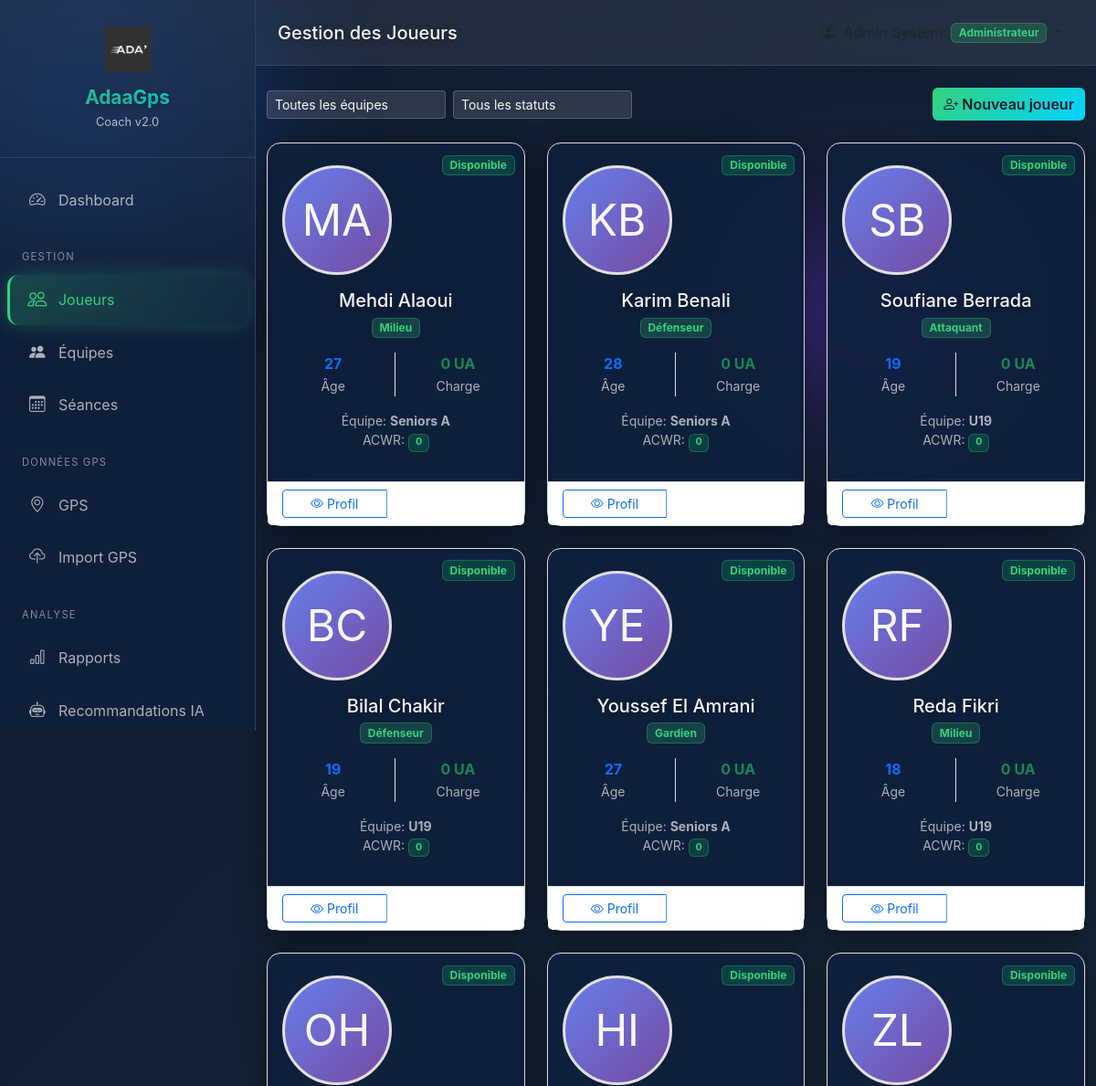
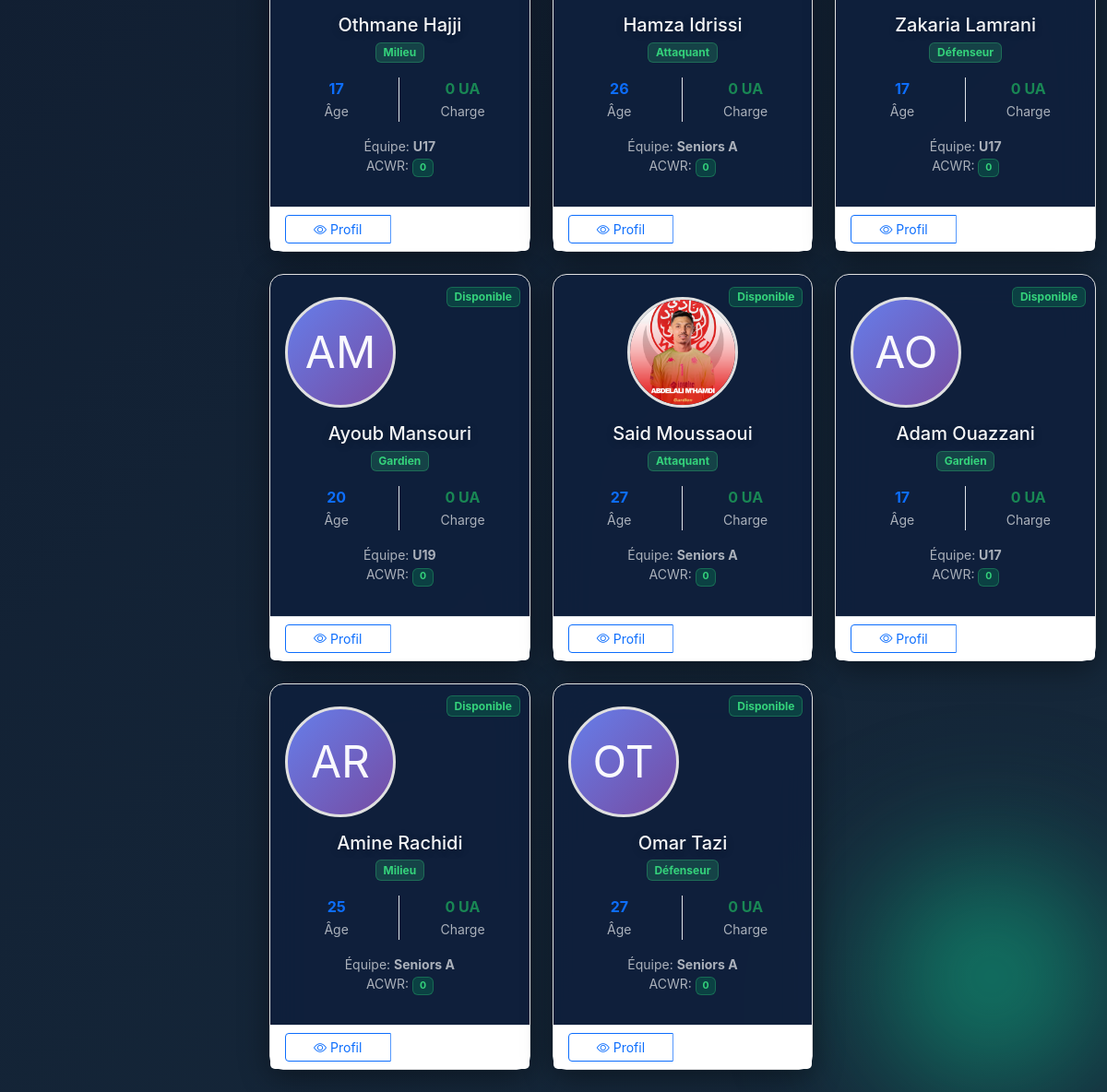
The page /players/ (signed in) on the database its author committed (2 pictures, top to bottom).
### app/models.py (models this page shows, shortened)
class User(db.Model):
    __tablename__ = 'user'
    id = db.Column(db.Integer, primary_key=True)
    email = db.Column(db.String(120), unique=True, nullable=False)
    password_hash = db.Column(db.String(256), nullable=True)  # Nullable pour joueurs
    first_name = db.Column(db.String(50), nullable=False)
    last_name = db.Column(db.String(50), nullable=False)
    role = db.Column(db.String(30), nullable=False, default='coach')
    phone = db.Column(db.String(20))
    is_active = db.Column(db.Boolean, default=True)
    player_id = db.Column(db.Integer, db.ForeignKey('player.id'), nullable=True)
    created_at = db.Column(db.DateTime, default=datetime.utcnow)
    last_login = db.Column(db.DateTime)
    player = db.relationship('Player', backref='user_account', foreign_keys=[player_id])
    @property
    def is_authenticated(self):
        return True
    ROLES = {
        'admin': 'Administrateur',
        'coach': 'Entraîneur Principal',
        'assistant': 'Entraîneur Adjoint',
        'preparateur': 'Préparateur Physique',
        'medical': 'Staff Médical',
        'analyst': 'Analyste',
        'player': 'Joueur',
        'dirigeant': 'Dirigeant'
    }
    @property
    def full_name(self):
        return f"{self.first_name} {self.last_name}"
    @property
    def role_display(self):
        return self.ROLES.get(self.role, self.role)

class Player(db.Model):
    __tablename__ = 'player'
    id = db.Column(db.Integer, primary_key=True)
    first_name = db.Column(db.String(50), nullable=False)
    last_name = db.Column(db.String(50), nullable=False)
    date_of_birth = db.Column(db.Date, nullable=False)
    position = db.Column(db.String(30), nullable=False)
    jersey_number = db.Column(db.Integer)
    dominant_foot = db.Column(db.String(10))  # Droit, Gauche, Ambidextre
    height = db.Column(db.Float)  # en cm
    weight = db.Column(db.Float)  # en kg
    status = db.Column(db.String(30), default='Disponible')
    team_id = db.Column(db.Integer, db.ForeignKey('team.id'))
    photo_url = db.Column(db.String(255))
    phone = db.Column(db.String(20))
    email = db.Column(db.String(120))
    hr_max = db.Column(db.Integer)  # FC max mesurée
    vma = db.Column(db.Float)  # VMA en km/h
    notes = db.Column(db.Text)
    created_at = db.Column(db.DateTime, default=datetime.utcnow)
    updated_at = db.Column(db.DateTime, default=datetime.utcnow, onupdate=datetime.utcnow)
    sessions = db.relationship('TrainingSession', secondary=player_session,
                               backref=db.backref('players', lazy='dynamic'))
    results = db.relationship('TrainingResult', backref='player', lazy='dynamic',
                              cascade='all, delete-orphan')
    gps_data = db.relationship('GPSData', backref='player', lazy='dynamic',
                               cascade='all, delete-orphan')
    injuries = db.relationship('Injury', backref='player', lazy='dynamic',
                               cascade='all, delete-orphan')
    wellness_records = db.relationship('WellnessRecord', backref='player', lazy='dynamic',
                                       cascade='all, delete-orphan')
    POSITIONS = ['Gardien', 'Défenseur', 'Milieu', 'Attaquant']
    STATUSES = ['Disponible', 'Blessé', 'Fatigué', 'En récupération', 'En rééducation', 'Suspendu']
    @property
    def full_name(self):
        return f"{self.first_name} {self.last_name}"
    @property
    def age(self):
        today = date.today()
        return today.year - self.date_of_birth.year - (
            (today.month, today.day) < (self.date_of_birth.month, self.date_of_birth.day)
        )
    def get_weekly_load(self, week_start=None):
        if week_start is None:
            week_start = date.today() - timedelta(days=date.today().weekday())
        week_end = week_start + timedelta(days=7)
        results = TrainingResult.query.join(TrainingSession).filter(
            TrainingResult.player_id == self.id,
            TrainingSession.date >= week_start,
            TrainingSession.date < week_end
        ).all()
        return sum(r.training_load or 0 for r in results)
    def get_chronic_load(self, end_date=None, weeks=4):
        if end_date is None:
            end_date = date.today()
        total_load = 0
        for i in range(weeks):
            week_start = end_date - timedelta(days=7 * (i + 1))
            total_load += self.get_weekly_load(week_start)
        return total_load / weeks
    def get_acwr(self):
        acute = self.get_weekly_load()
        chronic = self.get_chronic_load()
        if chronic > 0:
            return round(acute / chronic, 2)
        return 0

class Team(db.Model):
    __tablename__ = 'team'
    id = db.Column(db.Integer, primary_key=True)
    name = db.Column(db.String(100), nullable=False, unique=True)
    description = db.Column(db.Text)
    category = db.Column(db.String(30))  # Seniors, U19, U17, etc.
    target_weekly_load = db.Column(db.Float, default=400)
    max_weekly_load = db.Column(db.Float, default=600)
    created_at = db.Column(db.DateTime, default=datetime.utcnow)
    updated_at = db.Column(db.DateTime, default=datetime.utcnow, onupdate=datetime.utcnow)
    players = db.relationship('Player', backref='team', lazy='dynamic')
    sessions = db.relationship('TrainingSession', backref='team', lazy='dynamic')

### app/routes/players.py (the view)
@players_bp.route('/')
@login_required
def list_players():
    team_id = request.args.get('team_id', type=int)
    status = request.args.get('status')
    position = request.args.get('position')
    query = Player.query
    if team_id:
        query = query.filter_by(team_id=team_id)
    if status:
        query = query.filter_by(status=status)
    if position:
        query = query.filter_by(position=position)
    players = query.order_by(Player.last_name, Player.first_name).all()
    teams = Team.query.all()
    return render_template('coach/players/list.html',
                          players=players,
                          teams=teams)

### app/templates/coach/players/list.html (shortened to what this page needs)
{% extends "shared/base.html" %}
{% block page_title %}Gestion des Joueurs{% endblock %}
{% block content %}
<div class="d-flex justify-content-between align-items-center mb-4">
    <div class="d-flex gap-2" style="flex: 1; max-width: 400px;">
        <select class="form-select form-select-sm" id="teamFilter" onchange="filterPlayers()">
            <option value="">Toutes les équipes</option>
        </select>
        <select class="form-select form-select-sm" id="statusFilter" onchange="filterPlayers()">
            <option value="">Tous les statuts</option>
        </select>
    </div>
    <a href="{{ url_for('players.add_player') }}" class="btn btn-primary">
        <i class="bi bi-person-plus me-1"></i>Nouveau joueur
    </a>
</div>
{% if players %}
<div class="row g-4">
    {% for player in players %}
    <div class="col-md-6 col-lg-4">
        <div class="card player-card h-100 position-relative">
            <div class="status-badge">
                <span class="badge bg-{% if player.status == 'Disponible' %}success{% elif player.status == 'Blessé' %}danger{% else %}warning{% endif %}">
                    {{ player.status }}
                </span>
            </div>
            <div class="card-body text-center pt-4">
                {% if player.photo_url %}
                <img src="/uploads/{{ player.photo_url }}"
                     alt="{{ player.full_name }}"
                     class="rounded-circle mb-3 player-photo">
                {% else %}
                <div class="rounded-circle mb-3 player-initials">
                    <span>{{ player.first_name[0] }}{{ player.last_name[0] }}</span>
                </div>
                {% endif %}
                <h5 class="card-title mb-1">{{ player.full_name }}</h5>
                <div class="mb-3">
                    <span class="badge bg-info">{{ player.position }}</span>
                </div>
                <div class="row text-center mb-3">
                    <div class="col-6 border-end">
                        <div class="fw-bold text-primary">{{ player.age }}</div>
                        <small class="text-muted">Âge</small>
                    </div>
                    <div class="col-6">
                        <div class="fw-bold text-success">{{ "%.0f"|format(player.get_weekly_load()) }} UA</div>
                        <small class="text-muted">Charge</small>
                    </div>
                </div>
                <div class="mb-3">
                    <small class="text-muted d-block">Équipe: <strong>{{ player.team.name if player.team else '-' }}</strong></small>
                    {% set acwr = player.get_acwr() %}
                    <small class="text-muted d-block">
                        ACWR:
                        <span class="badge bg-{% if acwr > 1.5 %}danger{% elif acwr > 1.3 %}warning{% else %}success{% endif %}">
                            {{ acwr }}
                        </span>
                    </small>
                </div>
            </div>
            <div class="card-footer bg-white border-top">
                <div class="btn-group w-100" role="group">
                    <a href="{{ url_for('players.view_player', id=player.id) }}" class="btn btn-outline-primary btn-sm" title="Voir le profil">
                        <i class="bi bi-eye"></i> Profil
                    </a>
                    <a href="{{ url_for('players.edit_player', id=player.id) }}" class="btn btn-outline-secondary btn-sm" title="Modifier">
                        <i class="bi bi-pencil"></i> Modifier
                    </a>
                </div>
            </div>
        </div>
    </div>
    {% endfor %}
</div>
        {% endif %}
    </div>
{% endblock %}

### app/templates/shared/base.html (shortened to what this page needs)
<!DOCTYPE html>
<html lang="fr">
<head>
    <link href="https://cdn.jsdelivr.net/npm/bootstrap@5.3.2/dist/css/bootstrap.min.css" rel="stylesheet">
    <link href="https://cdn.jsdelivr.net/npm/bootstrap-icons@1.11.1/font/bootstrap-icons.css" rel="stylesheet">
</head>
<body>
    <div class="orb orb-1"></div>
    <div class="orb orb-2"></div>
    {% if current_user.is_authenticated %}
    <aside class="sidebar" id="sidebar">
        <div class="sidebar-brand">
            <img src="{{ url_for('static', filename='img/logo.png') }}"
                 alt="AdaaGps Logo"
                 style="width: 50px; height: 50px; object-fit: contain; margin-bottom: 1rem; display: block; margin-left: auto; margin-right: auto;">
            <h4 style="text-align: center;">AdaaGps</h4>
            <small style="text-align: center; display: block;">Coach v2.0</small>
        </div>
        <nav class="sidebar-nav">
            {% if current_user.role == 'player' %}
            <a class="nav-link {% if request.endpoint == 'player_portal.dashboard' %}active{% endif %}"
               href="{{ url_for('player_portal.dashboard') }}">
                <i class="bi bi-speedometer2"></i> Mon Dashboard
            </a>
            <a class="nav-link {% if request.endpoint == 'player_portal.schedule' %}active{% endif %}"
               href="{{ url_for('player_portal.schedule') }}">
                <i class="bi bi-calendar-week"></i> Mon Planning
            </a>
            <a class="nav-link {% if request.endpoint == 'player_portal.performances' %}active{% endif %}"
               href="{{ url_for('player_portal.performances') }}">
                <i class="bi bi-graph-up"></i> Mes Performances
            </a>
            <a class="nav-link {% if request.endpoint == 'player_portal.wellness' %}active{% endif %}"
               href="{{ url_for('player_portal.wellness') }}">
                <i class="bi bi-heart-pulse"></i> Mon Bien-être
            </a>
            <a class="nav-link {% if request.endpoint == 'player_portal.profile' %}active{% endif %}"
               href="{{ url_for('player_portal.profile') }}">
                <i class="bi bi-person"></i> Mon Profil
            </a>
            {% else %}
            <a class="nav-link {% if request.endpoint == 'dashboard.index' or request.endpoint == 'dashboard.coach' %}active{% endif %}"
               href="{{ url_for('dashboard.index') }}">
                <i class="bi bi-speedometer2"></i> Dashboard
            </a>
            <div class="sidebar-section">Gestion</div>
            <a class="nav-link {% if 'players' in request.endpoint %}active{% endif %}"
               href="{{ url_for('players.list_players') }}">
                <i class="bi bi-people"></i> Joueurs
            </a>
            <a class="nav-link {% if 'teams' in request.endpoint %}active{% endif %}"
               href="{{ url_for('teams.list_teams') }}">
                <i class="bi bi-people-fill"></i> Équipes
            </a>
            <a class="nav-link {% if 'sessions' in request.endpoint %}active{% endif %}"
               href="{{ url_for('sessions.calendar') }}">
                <i class="bi bi-calendar3"></i> Séances
            </a>
            <div class="sidebar-section">Données GPS</div>
            <a class="nav-link {% if request.endpoint == 'gps.index' %}active{% endif %}"
               href="{{ url_for('gps.index') }}">
                <i class="bi bi-geo-alt"></i> GPS
            </a>
            <a class="nav-link {% if request.endpoint == 'gps.upload' %}active{% endif %}"
               href="{{ url_for('gps.upload') }}">
                <i class="bi bi-cloud-upload"></i> Import GPS
            </a>
            {% if current_user.role in ['admin', 'preparateur'] %}
            <div class="sidebar-section">Analyse</div>
            <a class="nav-link" href="#">
                <i class="bi bi-bar-chart"></i> Rapports
            </a>
            <a class="nav-link" href="#">
                <i class="bi bi-robot"></i> Recommandations IA
            </a>
            {% endif %}
            {% endif %}
        </nav>
    </aside>
    <main class="main-content">
        <nav class="top-navbar">
            <div class="d-flex align-items-center">
                <h5 class="mb-0">{% block page_title %}Dashboard{% endblock %}</h5>
            </div>
            <div class="d-flex align-items-center">
                <div class="dropdown">
                    <button class="btn btn-link text-dark dropdown-toggle text-decoration-none"
                            data-bs-toggle="dropdown">
                        <i class="bi bi-person-circle me-1"></i>
                        <span class="badge bg-secondary ms-1">{{ current_user.role_display }}</span>
                    </button>
                </div>
            </div>
        </nav>
        <div class="container-fluid py-4">
            {% block content %}{% endblock %}
    </main>
    {% else %}
    {% block public_content %}{% endblock %}
    {% endif %}
</body>
</html>

### app/templates/coach/players/list.html (style rules this page uses)
.player-card { transition: all 0.3s ease; border: 1px solid #e0e0e0; cursor: pointer; position: relative; }
.player-photo { width: 120px; height: 120px; object-fit: cover; border: 3px solid #e0e0e0; }
.player-initials { width: 120px; height: 120px; display: flex; align-items: center; justify-content: center; font-size: 3rem; background: linear-gradient(135deg, #667eea 0%, #764ba2 100%); color: white; border: 3px solid #e0e0e0; }
.status-badge { position: absolute; top: 10px; right: 10px; }

### rows shown on the page
User: role_display "Administrateur"
Player: status "Disponible", first_name "M", last_name "A", full_name "Mehdi Alaoui", position "Milieu", age "27", get_weekly_load "0", team "Seniors A", acwr "0"
Player: status "Disponible", first_name "K", last_name "B", full_name "Karim Benali", position "Défenseur", age "28", get_weekly_load "0", team "Seniors A", acwr "0"
Player: status "Disponible", first_name "S", last_name "B", full_name "Soufiane Berrada", position "Attaquant", age "19", get_weekly_load "0", team "U19", acwr "0"
Player: status "Disponible", first_name "B", last_name "C", full_name "Bilal Chakir", position "Défenseur", age "19", get_weekly_load "0", team "U19", acwr "0"
Player: status "Disponible", first_name "Y", last_name "E", full_name "Youssef El Amrani", position "Gardien", age "27", get_weekly_load "0", team "Seniors A", acwr "0"
Player: status "Disponible", first_name "R", last_name "F", full_name "Reda Fikri", position "Milieu", age "18", get_weekly_load "0", team "U19", acwr "0"
Player: status "Disponible", first_name "O", last_name "H", full_name "Othmane Hajji", position "Milieu", age "17", get_weekly_load "0", team "U17", acwr "0"
Player: status "Disponible", first_name "H", last_name "I", full_name "Hamza Idrissi", position "Attaquant", age "26", get_weekly_load "0", team "Seniors A", acwr "0"
Player: status "Disponible", first_name "Z", last_name "L", full_name "Zakaria Lamrani", position "Défenseur", age "17", get_weekly_load "0", team "U17", acwr "0"
Player: status "Disponible", first_name "A", last_name "M", full_name "Ayoub Mansouri", position "Gardien", age "20", get_weekly_load "0", team "U19", acwr "0"
Player: status "Disponible", photo_url (picture), full_name "Said Moussaoui", position "Attaquant", age "27", get_weekly_load "0", team "Seniors A", acwr "0"
Player: status "Disponible", first_name "A", last_name "O", full_name "Adam Ouazzani", position "Gardien", age "17", get_weekly_load "0", team "U17", acwr "0"
Player: status "Disponible", first_name "A", last_name "R", full_name "Amine Rachidi", position "Milieu", age "25", get_weekly_load "0", team "Seniors A", acwr "0"
Player: status "Disponible", first_name "O", last_name "T", full_name "Omar Tazi", position "Défenseur", age "27", get_weekly_load "0", team "Seniors A", acwr "0"
